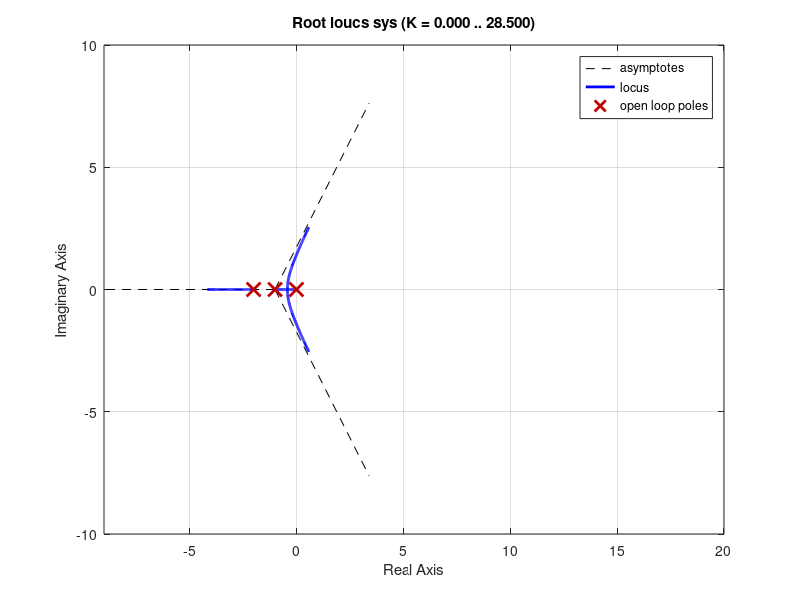

Reproduce this figure in MATLAB.
num=1;                         %开环传函分子多项式系数
den=conv(conv([1,0],[1,1]),[1,2]); %开环传函分母多项式系数
sys=tf(num,den);                         %系统传递函数模型
rlocus(sys);                             %绘制系统的根轨迹图
axis([-9 20 -10 10]);                       %设定坐标范围为：实轴[-8,2]，虚轴[-6,6]
